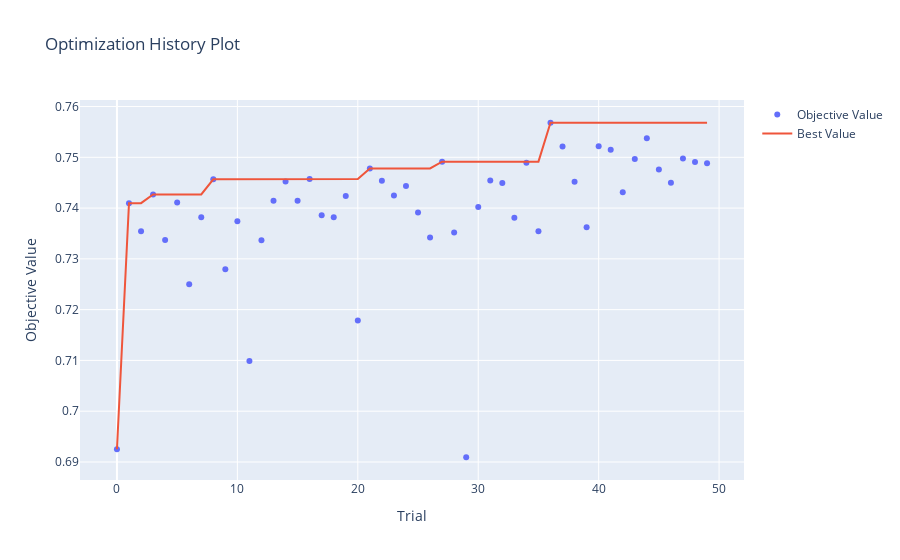
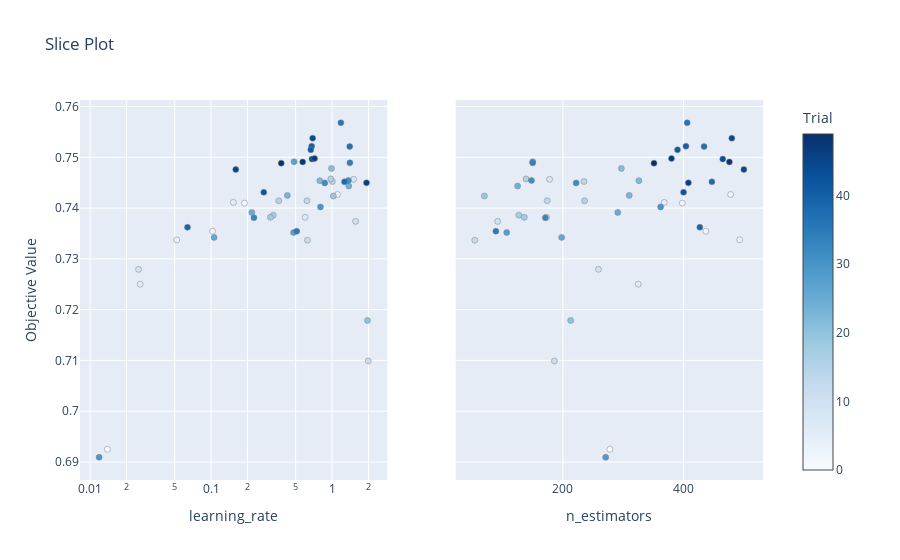
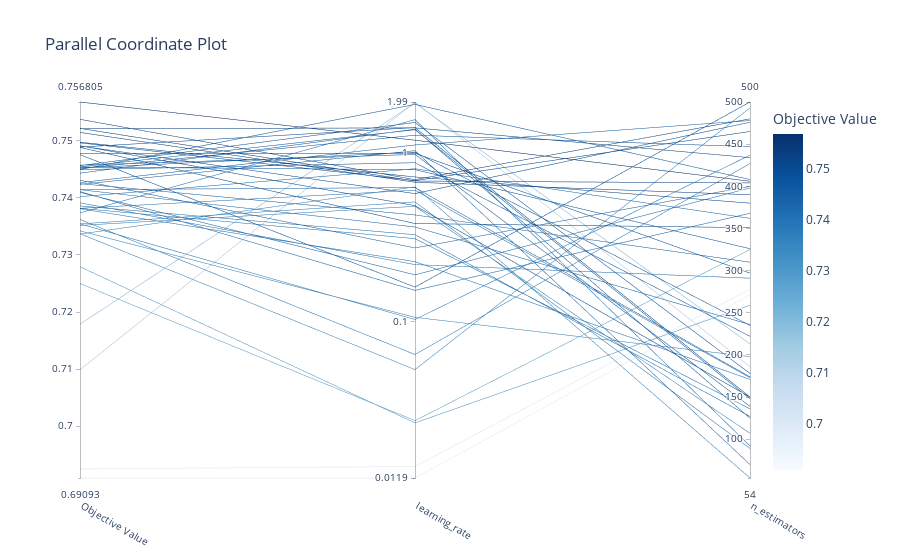
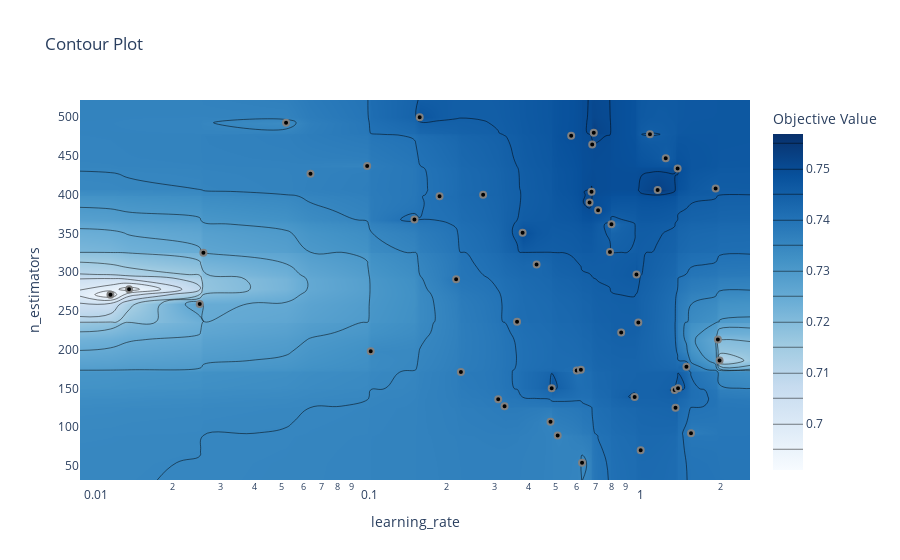

The cell these charts' notebook holds for them, in order:
### Code cell
# Load the dataset
data = pd.read_csv("../data/clean-dataset.csv")

X = data.drop('Target', axis=1)
y = data['Target']

# Split into training and test sets 
X_train, X_test, y_train, y_test = train_test_split(X, y, 
                                                    test_size=0.3, 
                                                    random_state=42, 
                                                    stratify=y)

# Define a function to create the pipeline
def make_pipeline():
    steps = [
        ('Feature Selection', SelectKBest(k=10, score_func=mutual_info_classif)),
        ('Normalização', StandardScaler()),
        ('Balanceamento', SMOTE(sampling_strategy='minority', random_state=42)),
        ('Modelo', AdaBoostClassifier(random_state=0, algorithm='SAMME'))
    ]
    pipe = Pipeline(steps=steps)
    return pipe

# Define the objective function for Optuna
def objective(trial):
    # Define the search space for AdaBoost
    n_estimators = trial.suggest_int('n_estimators', 50, 500)
    learning_rate = trial.suggest_float('learning_rate', 0.01, 2.0, log=True)
    
    # Create the pipeline with the suggested hyperparameters
    pipeline = make_pipeline()
    pipeline.set_params(Modelo__n_estimators=n_estimators,
                        Modelo__learning_rate=learning_rate)
    
    # Use cross-validation on the entire training set to evaluate the candidate parameters
    # We'll use StratifiedKFold for a stable estimate of performance.
    cv = StratifiedKFold(n_splits=5, shuffle=True, random_state=42)
    scores = cross_val_score(pipeline, X_train, y_train, cv=cv, scoring='f1', n_jobs=-1)
    return scores.mean()

# Create and run the Optuna study
study = optuna.create_study(direction='maximize', study_name='AdaBoost_Optimization')
study.optimize(objective, n_trials=50, show_progress_bar=True)

# Print the best parameters found by Optuna
best_params = study.best_params
print("Best Parameters:", best_params)

# Evaluate the best model on the test set
best_pipeline = make_pipeline()
best_pipeline.set_params(Modelo__n_estimators=best_params['n_estimators'],
                         Modelo__learning_rate=best_params['learning_rate'])

best_pipeline.fit(X_train, y_train)
y_pred = best_pipeline.predict(X_test)
y_proba = best_pipeline.predict_proba(X_test)[:, 1]

### Figure 1 — Plotly figure (JSON) as saved in the notebook; plotly's stock layout.template omitted (floating-point values rounded to 4 significant figures)
{"data": [{"mode": "markers", "name": "Objective Value", "type": "scatter", "x": [0, 1, 2, 3, 4, 5, 6, 7, 8, 9, 10, 11, 12, 13, 14, 15, 16, 17, 18, 19, 20, 21, 22, 23, 24, 25, 26, 27, 28, 29, 30, 31, 32, 33, 34, 35, 36, 37, 38, 39, 40, 41, 42, 43, 44, 45, 46, 47, 48, 49], "y": [0.6925, 0.741, 0.7355, 0.7427, 0.7337, 0.7411, 0.725, 0.7382, 0.7457, 0.7279, 0.7374, 0.7099, 0.7337, 0.7414, 0.7452, 0.7414, 0.7457, 0.7386, 0.7382, 0.7424, 0.7179, 0.7478, 0.7454, 0.7425, 0.7443, 0.7391, 0.7342, 0.7491, 0.7352, 0.6909, 0.7402, 0.7454, 0.745, 0.7381, 0.7489, 0.7354, 0.7568, 0.7521, 0.7452, 0.7362, 0.7522, 0.7515, 0.7431, 0.7496, 0.7538, 0.7476, 0.745, 0.7498, 0.7491, 0.7489]}, {"mode": "lines", "name": "Best Value", "type": "scatter", "x": [0, 1, 2, 3, 4, 5, 6, 7, 8, 9, 10, 11, 12, 13, 14, 15, 16, 17, 18, 19, 20, 21, 22, 23, 24, 25, 26, 27, 28, 29, 30, 31, 32, 33, 34, 35, 36, 37, 38, 39, 40, 41, 42, 43, 44, 45, 46, 47, 48, 49], "y": [0.6925, 0.741, 0.741, 0.7427, 0.7427, 0.7427, 0.7427, 0.7427, 0.7457, 0.7457, 0.7457, 0.7457, 0.7457, 0.7457, 0.7457, 0.7457, 0.7457, 0.7457, 0.7457, 0.7457, 0.7457, 0.7478, 0.7478, 0.7478, 0.7478, 0.7478, 0.7478, 0.7491, 0.7491, 0.7491, 0.7491, 0.7491, 0.7491, 0.7491, 0.7491, 0.7491, 0.7568, 0.7568, 0.7568, 0.7568, 0.7568, 0.7568, 0.7568, 0.7568, 0.7568, 0.7568, 0.7568, 0.7568, 0.7568, 0.7568]}, {"marker": {"color": "#cccccc"}, "mode": "markers", "name": "Infeasible Trial", "showlegend": false, "type": "scatter", "x": [], "y": []}], "layout": {"title": {"text": "Optimization History Plot"}, "xaxis": {"title": {"text": "Trial"}}, "yaxis": {"title": {"text": "Objective Value"}}}}

### Figure 2 — Plotly figure (JSON) as saved in the notebook; plotly's stock layout.template omitted (floating-point values rounded to 4 significant figures)
{"data": [{"marker": {"color": [0, 1, 2, 3, 4, 5, 6, 7, 8, 9, 10, 11, 12, 13, 14, 15, 16, 17, 18, 19, 20, 21, 22, 23, 24, 25, 26, 27, 28, 29, 30, 31, 32, 33, 34, 35, 36, 37, 38, 39, 40, 41, 42, 43, 44, 45, 46, 47, 48, 49], "colorbar": {"title": {"text": "Trial"}, "x": 1, "xpad": 40}, "colorscale": [[0, "rgb(247,251,255)"], [0.125, "rgb(222,235,247)"], [0.25, "rgb(198,219,239)"], [0.375, "rgb(158,202,225)"], [0.5, "rgb(107,174,214)"], [0.625, "rgb(66,146,198)"], [0.75, "rgb(33,113,181)"], [0.875, "rgb(8,81,156)"], [1, "rgb(8,48,107)"]], "line": {"color": "Grey", "width": 0.5}, "showscale": true}, "mode": "markers", "name": "Feasible Trial", "showlegend": false, "type": "scatter", "x": [0.01389, 0.1891, 0.1029, 1.109, 0.05201, 0.1531, 0.02596, 0.599, 1.507, 0.02517, 1.566, 1.991, 0.6266, 0.6205, 1.006, 0.3628, 0.9752, 0.3266, 0.3096, 1.026, 1.964, 0.9903, 0.7924, 0.4275, 1.375, 0.2173, 0.106, 0.4855, 0.4806, 0.01188, 0.8022, 1.365, 0.8708, 0.2263, 1.405, 0.5105, 1.183, 1.4, 1.267, 0.06387, 0.6786, 0.6674, 0.2727, 0.6826, 0.6915, 0.16, 1.927, 0.7171, 0.5719, 0.3801], "xaxis": "x", "y": [0.6925, 0.741, 0.7355, 0.7427, 0.7337, 0.7411, 0.725, 0.7382, 0.7457, 0.7279, 0.7374, 0.7099, 0.7337, 0.7414, 0.7452, 0.7414, 0.7457, 0.7386, 0.7382, 0.7424, 0.7179, 0.7478, 0.7454, 0.7425, 0.7443, 0.7391, 0.7342, 0.7491, 0.7352, 0.6909, 0.7402, 0.7454, 0.745, 0.7381, 0.7489, 0.7354, 0.7568, 0.7521, 0.7452, 0.7362, 0.7522, 0.7515, 0.7431, 0.7496, 0.7538, 0.7476, 0.745, 0.7498, 0.7491, 0.7489], "yaxis": "y"}, {"marker": {"color": [0, 1, 2, 3, 4, 5, 6, 7, 8, 9, 10, 11, 12, 13, 14, 15, 16, 17, 18, 19, 20, 21, 22, 23, 24, 25, 26, 27, 28, 29, 30, 31, 32, 33, 34, 35, 36, 37, 38, 39, 40, 41, 42, 43, 44, 45, 46, 47, 48, 49], "colorbar": {"title": {"text": "Trial"}, "x": 1, "xpad": 40}, "colorscale": [[0, "rgb(247,251,255)"], [0.125, "rgb(222,235,247)"], [0.25, "rgb(198,219,239)"], [0.375, "rgb(158,202,225)"], [0.5, "rgb(107,174,214)"], [0.625, "rgb(66,146,198)"], [0.75, "rgb(33,113,181)"], [0.875, "rgb(8,81,156)"], [1, "rgb(8,48,107)"]], "line": {"color": "Grey", "width": 0.5}, "showscale": false}, "mode": "markers", "name": "Feasible Trial", "showlegend": false, "type": "scatter", "x": [278, 398, 437, 478, 493, 368, 325, 173, 178, 259, 92, 186, 54, 174, 235, 236, 139, 127, 136, 70, 213, 297, 326, 310, 125, 291, 198, 150, 107, 271, 362, 148, 222, 171, 150, 89, 406, 434, 447, 427, 404, 390, 400, 465, 480, 500, 408, 380, 476, 351], "xaxis": "x2", "y": [0.6925, 0.741, 0.7355, 0.7427, 0.7337, 0.7411, 0.725, 0.7382, 0.7457, 0.7279, 0.7374, 0.7099, 0.7337, 0.7414, 0.7452, 0.7414, 0.7457, 0.7386, 0.7382, 0.7424, 0.7179, 0.7478, 0.7454, 0.7425, 0.7443, 0.7391, 0.7342, 0.7491, 0.7352, 0.6909, 0.7402, 0.7454, 0.745, 0.7381, 0.7489, 0.7354, 0.7568, 0.7521, 0.7452, 0.7362, 0.7522, 0.7515, 0.7431, 0.7496, 0.7538, 0.7476, 0.745, 0.7498, 0.7491, 0.7489], "yaxis": "y2"}], "layout": {"title": {"text": "Slice Plot"}, "xaxis": {"anchor": "y", "domain": [0, 0.45], "title": {"text": "learning_rate"}, "type": "log"}, "xaxis2": {"anchor": "y2", "domain": [0.55, 1], "title": {"text": "n_estimators"}}, "yaxis": {"anchor": "x", "domain": [0, 1], "title": {"text": "Objective Value"}}, "yaxis2": {"anchor": "x2", "domain": [0, 1], "matches": "y", "showticklabels": false}}}

### Figure 3 — Plotly figure (JSON) as saved in the notebook; plotly's stock layout.template omitted (floating-point values rounded to 4 significant figures)
{"data": [{"dimensions": [{"label": "Objective Value", "range": [0.6909, 0.7568], "values": [0.6925, 0.741, 0.7355, 0.7427, 0.7337, 0.7411, 0.725, 0.7382, 0.7457, 0.7279, 0.7374, 0.7099, 0.7337, 0.7414, 0.7452, 0.7414, 0.7457, 0.7386, 0.7382, 0.7424, 0.7179, 0.7478, 0.7454, 0.7425, 0.7443, 0.7391, 0.7342, 0.7491, 0.7352, 0.6909, 0.7402, 0.7454, 0.745, 0.7381, 0.7489, 0.7354, 0.7568, 0.7521, 0.7452, 0.7362, 0.7522, 0.7515, 0.7431, 0.7496, 0.7538, 0.7476, 0.745, 0.7498, 0.7491, 0.7489]}, {"label": "learning_rate", "range": [-1.925, 0.2991], "ticktext": ["0.0119", "0.1", "1", "1.99"], "tickvals": [-1.925, -1, 0, 0.2991], "values": [-1.857, -0.7234, -0.9877, 0.04501, -1.284, -0.8151, -1.586, -0.2226, 0.1782, -1.599, 0.1949, 0.2991, -0.203, -0.2072, 0.002538, -0.4403, -0.01089, -0.486, -0.5092, 0.01116, 0.2931, -0.004211, -0.1011, -0.3691, 0.1383, -0.6628, -0.9747, -0.3138, -0.3182, -1.925, -0.09571, 0.1352, -0.06008, -0.6454, 0.1476, -0.292, 0.0731, 0.146, 0.1026, -1.195, -0.1684, -0.1756, -0.5643, -0.1659, -0.1602, -0.7959, 0.2849, -0.1444, -0.2427, -0.4201]}, {"label": "n_estimators", "range": [54, 500], "values": [278, 398, 437, 478, 493, 368, 325, 173, 178, 259, 92, 186, 54, 174, 235, 236, 139, 127, 136, 70, 213, 297, 326, 310, 125, 291, 198, 150, 107, 271, 362, 148, 222, 171, 150, 89, 406, 434, 447, 427, 404, 390, 400, 465, 480, 500, 408, 380, 476, 351]}], "labelangle": 30, "labelside": "bottom", "line": {"color": [0.6925, 0.741, 0.7355, 0.7427, 0.7337, 0.7411, 0.725, 0.7382, 0.7457, 0.7279, 0.7374, 0.7099, 0.7337, 0.7414, 0.7452, 0.7414, 0.7457, 0.7386, 0.7382, 0.7424, 0.7179, 0.7478, 0.7454, 0.7425, 0.7443, 0.7391, 0.7342, 0.7491, 0.7352, 0.6909, 0.7402, 0.7454, 0.745, 0.7381, 0.7489, 0.7354, 0.7568, 0.7521, 0.7452, 0.7362, 0.7522, 0.7515, 0.7431, 0.7496, 0.7538, 0.7476, 0.745, 0.7498, 0.7491, 0.7489], "colorbar": {"title": {"text": "Objective Value"}}, "colorscale": [[0, "rgb(247,251,255)"], [0.125, "rgb(222,235,247)"], [0.25, "rgb(198,219,239)"], [0.375, "rgb(158,202,225)"], [0.5, "rgb(107,174,214)"], [0.625, "rgb(66,146,198)"], [0.75, "rgb(33,113,181)"], [0.875, "rgb(8,81,156)"], [1, "rgb(8,48,107)"]], "reversescale": false, "showscale": true}, "type": "parcoords"}], "layout": {"title": {"text": "Parallel Coordinate Plot"}}}

### Figure 4 — Plotly figure (JSON) as saved in the notebook; plotly's stock layout.template omitted (floating-point values rounded to 4 significant figures; data arrays with more than 128 entries replaced by an {"elided": "..."} marker saying what was removed)
{"data": [{"colorbar": {"title": {"text": "Objective Value"}}, "colorscale": [[0, "rgb(247,251,255)"], [0.125, "rgb(222,235,247)"], [0.25, "rgb(198,219,239)"], [0.375, "rgb(158,202,225)"], [0.5, "rgb(107,174,214)"], [0.625, "rgb(66,146,198)"], [0.75, "rgb(33,113,181)"], [0.875, "rgb(8,81,156)"], [1, "rgb(8,48,107)"]], "connectgaps": true, "contours": {"coloring": "heatmap"}, "hoverinfo": "none", "line": {"smoothing": 1.3}, "reversescale": false, "type": "contour", "x": [0.009195, 0.01188, 0.01389, 0.02517, 0.02596, 0.05201, 0.06387, 0.1029, 0.106, 0.1531, 0.16, 0.1891, 0.2173, 0.2263, 0.2727, 0.3096, 0.3266, 0.3628, 0.3801, 0.4275, 0.4806, 0.4855, 0.5105, 0.5719, 0.599, 0.6205, 0.6266, 0.6674, 0.6786, 0.6826, 0.6915, 0.7171, 0.7924, 0.8022, 0.8708, 0.9752, 0.9903, 1.006, 1.026, 1.109, 1.183, 1.267, 1.365, 1.375, 1.4, 1.405, 1.507, 1.566, 1.927, 1.964, 1.991, 2.572], "y": [31.7, 54, 70, 89, 92, 107, 125, 127, 136, 139, 148, 150, 171, 173, 174, 178, 186, 198, 213, 222, 235, 236, 259, 271, 278, 291, 297, 310, 325, 326, 351, 362, 368, 380, 390, 398, 400, 404, 406, 408, 427, 434, 437, 447, 465, 476, 478, 480, 493, 500, 522.3], "z": {"elided": "51x52 float values"}}, {"marker": {"color": "black", "line": {"color": "Gray", "width": 2}}, "mode": "markers", "name": "Feasible Trial", "showlegend": false, "type": "scatter", "x": [0.01389, 0.1891, 0.1029, 1.109, 0.05201, 0.1531, 0.02596, 0.599, 1.507, 0.02517, 1.566, 1.991, 0.6266, 0.6205, 1.006, 0.3628, 0.9752, 0.3266, 0.3096, 1.026, 1.964, 0.9903, 0.7924, 0.4275, 1.375, 0.2173, 0.106, 0.4855, 0.4806, 0.01188, 0.8022, 1.365, 0.8708, 0.2263, 1.405, 0.5105, 1.183, 1.4, 1.267, 0.06387, 0.6786, 0.6674, 0.2727, 0.6826, 0.6915, 0.16, 1.927, 0.7171, 0.5719, 0.3801], "y": [278, 398, 437, 478, 493, 368, 325, 173, 178, 259, 92, 186, 54, 174, 235, 236, 139, 127, 136, 70, 213, 297, 326, 310, 125, 291, 198, 150, 107, 271, 362, 148, 222, 171, 150, 89, 406, 434, 447, 427, 404, 390, 400, 465, 480, 500, 408, 380, 476, 351]}, {"marker": {"color": "#cccccc", "line": {"color": "Gray", "width": 2}}, "mode": "markers", "name": "Infeasible Trial", "showlegend": false, "type": "scatter", "x": [], "y": []}], "layout": {"title": {"text": "Contour Plot"}, "xaxis": {"range": [-2.036, 0.4104], "title": {"text": "learning_rate"}, "type": "log"}, "yaxis": {"range": [31.7, 522.3], "title": {"text": "n_estimators"}}}}
